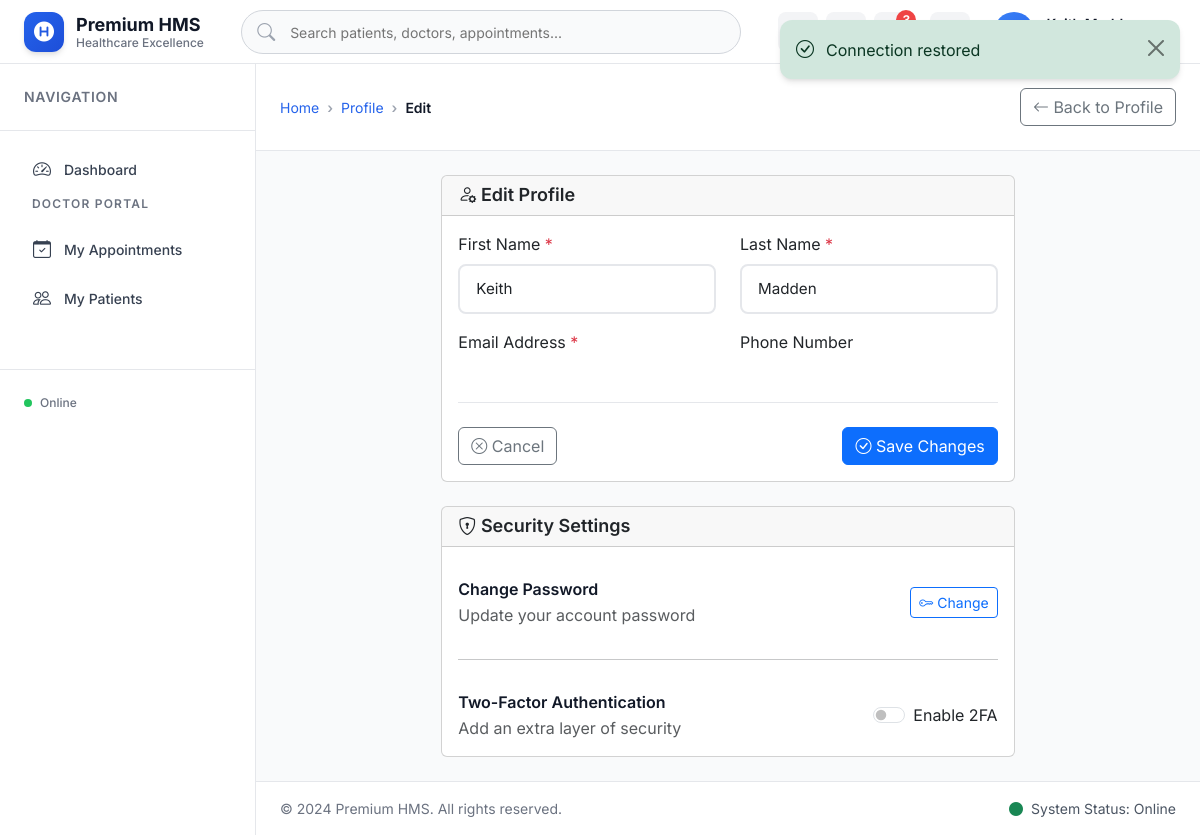
Page /profile/edit/ (signed in) on the committed database.
### core/models.py (models this page shows, shortened)
class User(AbstractBaseUser, PermissionsMixin):
    ROLES = (
        ('ADMIN', 'Admin'),
        ('DOCTOR', 'Doctor'),
        ('PATIENT', 'Patient')
    )
    email = models.EmailField(_('email address'), unique=True)
    first_name = models.CharField(_('first name'), max_length=150, blank=True)
    last_name = models.CharField(_('last name'), max_length=150, blank=True)
    role = models.CharField(max_length=7, choices=ROLES, default='PATIENT')
    phone_number = models.CharField(max_length=20, blank=True)
    birth_date = models.DateField(null=True, blank=True)
    address = models.TextField(blank=True)
    is_staff = models.BooleanField(default=False)
    is_active = models.BooleanField(default=True)
    date_joined = models.DateTimeField(auto_now_add=True)
    USERNAME_FIELD = 'email'
    REQUIRED_FIELDS = []
    objects = UserManager()
    def get_full_name(self):
        return f"{self.first_name} {self.last_name}".strip()

### core/views.py (the view, shortened to what this page needs)
# urls.py: path('profile/edit/', views.ProfileEditView.as_view(), name='profile_edit'),
class ProfileEditView(LoginRequiredMixin, UpdateView):
    model = User
    form_class = UserProfileForm
    template_name = 'core/profile_edit.html'
    success_url = reverse_lazy('core:profile')
    def get_object(self):
        return self.request.user

### core/forms.py
class UserProfileForm(forms.ModelForm):
    class Meta:
        model = User
        fields = ['first_name', 'last_name', 'phone_number', 'birth_date', 'address']
        widgets = {
            'birth_date': forms.DateInput(attrs={'type': 'date', 'class': 'form-control'}),
            'address': forms.Textarea(attrs={'rows': 3, 'class': 'form-control'}),
            'phone_number': forms.TextInput(attrs={'class': 'form-control'}),
            'first_name': forms.TextInput(attrs={'class': 'form-control'}),
            'last_name': forms.TextInput(attrs={'class': 'form-control'}),
        }

### templates/core/profile_edit.html (shortened to what this page needs)
{% extends 'base.html' %}
{% load static %}
{% block breadcrumb %}
<li class="breadcrumb-item"><a href="{% url 'core:profile' %}">Profile</a></li>
<li class="breadcrumb-item active">Edit</li>
{% endblock %}
{% block page_actions %}
<a href="{% url 'core:profile' %}" class="btn btn-outline-secondary">
    <i class="bi bi-arrow-left"></i> Back to Profile
</a>
{% endblock %}
{% block content %}
<div class="container-fluid">
    <div class="row justify-content-center">
        <div class="col-lg-8">
            <div class="card premium-card">
                <div class="card-header">
                    <h5 class="card-title mb-0">
                        <i class="bi bi-person-gear"></i> Edit Profile
                    </h5>
                </div>
                <div class="card-body">
                    <form method="post" class="premium-form">
                        <div class="row">
                            <div class="col-md-6">
                                <div class="form-group mb-3">
                                    <label for="{{ form.first_name.id_for_label }}" class="form-label">
                                        First Name <span class="text-danger">*</span>
                                    </label>
                                    {{ form.first_name }}
                                </div>
                            </div>
                            <div class="col-md-6">
                                <div class="form-group mb-3">
                                    <label for="{{ form.last_name.id_for_label }}" class="form-label">
                                        Last Name <span class="text-danger">*</span>
                                    </label>
                                    {{ form.last_name }}
                                </div>
                            </div>
                        </div>
                        <div class="row">
                            <div class="col-md-6">
                                <div class="form-group mb-3">
                                    <label for="{{ form.email.id_for_label }}" class="form-label">
                                        Email Address <span class="text-danger">*</span>
                                    </label>
                                </div>
                            </div>
                            <div class="col-md-6">
                                <div class="form-group mb-3">
                                    <label for="{{ form.phone.id_for_label }}" class="form-label">
                                        Phone Number
                                    </label>
                                </div>
                            </div>
                        </div>
                        <div class="form-actions mt-4">
                            <div class="d-flex justify-content-between">
                                <a href="{% url 'core:profile' %}" class="btn btn-outline-secondary">
                                    <i class="bi bi-x-circle"></i> Cancel
                                </a>
                                <button type="submit" class="btn btn-primary">
                                    <i class="bi bi-check-circle"></i> Save Changes
                                </button>
                            </div>
                        </div>
                    </form>
                </div>
            </div>
            <div class="card premium-card mt-4">
                <div class="card-header">
                    <h5 class="card-title mb-0">
                        <i class="bi bi-shield-lock"></i> Security Settings
                    </h5>
                </div>
                <div class="card-body">
                    <div class="security-item">
                        <div class="d-flex justify-content-between align-items-center">
                            <div>
                                <h6 class="mb-1">Change Password</h6>
                                <p class="text-muted mb-0">Update your account password</p>
                            </div>
                            <button class="btn btn-outline-primary btn-sm" onclick="changePassword()">
                                <i class="bi bi-key"></i> Change
                            </button>
                        </div>
                    </div>
                    <hr>
                    <div class="security-item">
                        <div class="d-flex justify-content-between align-items-center">
                            <div>
                                <h6 class="mb-1">Two-Factor Authentication</h6>
                                <p class="text-muted mb-0">Add an extra layer of security</p>
                            </div>
                            <div class="form-check form-switch">
                                <input class="form-check-input" type="checkbox" id="twoFactorSwitch">
                                <label class="form-check-label" for="twoFactorSwitch">
                                    Enable 2FA
                                </label>
                            </div>
                        </div>
                    </div>
                </div>
            </div>
        </div>
    </div>
</div>
{% endblock %}

### templates/base.html (shortened to what this page needs)
{% load static %}
<!DOCTYPE html>
<html lang="en" data-theme="light">
<head>
    <link href="https://cdn.jsdelivr.net/npm/bootstrap@5.3.2/dist/css/bootstrap.min.css" rel="stylesheet">
    <link rel="stylesheet" href="https://cdn.jsdelivr.net/npm/bootstrap-icons@1.11.2/font/bootstrap-icons.css">
    <link rel="stylesheet" href="https://cdnjs.cloudflare.com/ajax/libs/font-awesome/6.5.1/css/all.min.css">
    <link rel="stylesheet" href="{% static 'css/premium-core.css' %}?v=1.0">
    <link rel="stylesheet" href="{% static 'css/premium-components.css' %}?v=1.0">
    <link rel="stylesheet" href="{% static 'css/premium-animations.css' %}?v=1.0">
</head>
<body class="premium-body">
    <nav class="premium-navbar" id="mainNavbar">
        <div class="navbar-container">
            <div class="navbar-brand-section">
                <a href="{% url 'core:dashboard' %}" class="premium-brand">
                    <div class="brand-icon">
                        <i class="fas fa-hospital-symbol"></i>
                    </div>
                    <div class="brand-text">
                        <span class="brand-name">Premium HMS</span>
                        <span class="brand-tagline">Healthcare Excellence</span>
                    </div>
                </a>
            </div>
            <div class="navbar-search-section">
                <div class="premium-search">
                    <input type="text" placeholder="Search patients, doctors, appointments..." class="search-input" id="globalSearch">
                </div>
            </div>
            <div class="navbar-actions-section">
                <div class="quick-actions">
                    {% if user.is_authenticated %}
                        {% if user.role == 'ADMIN' or user.role == 'DOCTOR' %}
                        <a href="{% url 'appointments:appointment_create' %}" class="action-btn" data-bs-toggle="tooltip" title="New Appointment">
                            <i class="bi bi-calendar-plus"></i>
                        </a>
                        {% elif user.role == 'PATIENT' %}
                        <a href="{% url 'appointments:book_appointment' %}" class="action-btn" data-bs-toggle="tooltip" title="Book Appointment">
                            <i class="bi bi-calendar-plus"></i>
                        </a>
                        {% endif %}
                        <button class="action-btn emergency-btn" data-bs-toggle="modal" data-bs-target="#emergencyModal" data-bs-toggle="tooltip" title="Emergency Alert">
                            <i class="bi bi-exclamation-triangle"></i>
                        </button>
                        <button class="action-btn notification-btn" data-bs-toggle="dropdown" data-bs-toggle="tooltip" title="Notifications">
                            <i class="bi bi-bell"></i>
                            <span class="notification-badge">3</span>
                        </button>
                    {% endif %}
                </div>
                <button class="theme-toggle" id="themeToggle" data-bs-toggle="tooltip" title="Toggle Theme">
                    <i class="bi bi-sun-fill light-icon"></i>
                </button>
                <div class="user-profile-dropdown">
                    <button class="user-profile-btn" data-bs-toggle="dropdown">
                        <div class="user-avatar">
                        </div>
                        <div class="user-info">
                            <span class="user-name">{{ user.get_full_name|default:user.email }}</span>
                            <span class="user-role">{{ user.role|default:"User" }}</span>
                        </div>
                        <i class="bi bi-chevron-down dropdown-arrow"></i>
                    </button>
                </div>
            </div>
        </div>
    </nav>
    <aside class="premium-sidebar" id="premiumSidebar">
        <div class="sidebar-header">
            <h6 class="sidebar-title">Navigation</h6>
        </div>
        <nav class="sidebar-nav">
            {% if user.is_authenticated %}
                <a href="{% url 'core:dashboard' %}" class="nav-item active">
                    <div class="nav-icon">
                        <i class="bi bi-speedometer2"></i>
                    </div>
                    <span class="nav-text">Dashboard</span>
                </a>
                {% if user.role == 'DOCTOR' %}
                    <div class="nav-section">
                        <h6 class="section-title">Doctor Portal</h6>
                        <a href="{% url 'appointments:my_appointments' %}" class="nav-item">
                            <div class="nav-icon">
                                <i class="bi bi-calendar-check"></i>
                            </div>
                            <span class="nav-text">My Appointments</span>
                        </a>
                        <a href="{% url 'patients:patient_list' %}" class="nav-item">
                            <div class="nav-icon">
                                <i class="bi bi-people"></i>
                            </div>
                            <span class="nav-text">My Patients</span>
                        </a>
                    </div>
                {% endif %}
            {% endif %}
        </nav>
        <div class="sidebar-footer">
            <div class="user-status">
                <div class="status-indicator online"></div>
                <span class="status-text">Online</span>
            </div>
        </div>
    </aside>
    <main class="premium-main" id="premiumMain">
        <div class="content-header">
            <div class="breadcrumb-section">
                <nav aria-label="breadcrumb">
                    <ol class="breadcrumb premium-breadcrumb">
                        <li class="breadcrumb-item"><a href="{% url 'core:dashboard' %}">Home</a></li>
                        {% block breadcrumb %}{% endblock %}
                    </ol>
                </nav>
            </div>
            <div class="page-actions">
                {% block page_actions %}{% endblock %}
            </div>
        </div>
        <div class="content-body">
            {% block content %}{% endblock %}
        </div>
    </main>
    <footer class="premium-footer">
        <div class="footer-content">
            <div class="footer-section">
                <p>&copy; 2024 Premium HMS. All rights reserved.</p>
            </div>
            <div class="footer-section">
                <span class="footer-status">
                </span>
            </div>
        </div>
    </footer>
    <div class="notification-container" id="notificationContainer"></div>
</body>
</html>

### static/css/premium-animations.css (style rules this page uses)
.premium-main { grid-area: main; display: flex; flex-direction: column; min-height: 0; overflow: hidden; }
.content-header { display: flex; align-items: center; justify-content: space-between; padding: var(--space-6); background: white; border-bottom: 1px solid var(--gray-200); flex-shrink: 0; }
.breadcrumb-section { flex: 1; }
.premium-breadcrumb { margin: 0; background: none; padding: 0; }
.premium-breadcrumb .breadcrumb-item { font-size: var(--font-size-sm); color: var(--gray-500); }
.premium-breadcrumb .breadcrumb-item.active { color: var(--gray-900); font-weight: var(--font-weight-semibold); }
.premium-breadcrumb .breadcrumb-item + .breadcrumb-item::before { content: "›"; color: var(--gray-400); font-weight: var(--font-weight-semibold); }
.page-actions { display: flex; align-items: center; gap: var(--space-3); }
.content-body { flex: 1; padding: var(--space-6); overflow-y: auto; background: var(--gray-50); }
.premium-footer { grid-area: footer; background: white; border-top: 1px solid var(--gray-200); padding: var(--space-4) var(--space-6); }
.footer-content { display: flex; align-items: center; justify-content: space-between; max-width: var(--content-max-width); margin: 0 auto; }
.footer-section { display: flex; align-items: center; gap: var(--space-2); }
.footer-section p { margin: 0; font-size: var(--font-size-sm); color: var(--gray-500); }
.footer-status { display: flex; align-items: center; gap: var(--space-2); font-size: var(--font-size-sm); color: var(--gray-600); }
.notification-container { position: fixed; top: var(--space-6); right: var(--space-6); z-index: var(--z-50); max-width: 400px; width: 100%; }

### templates/base.html (style rules this page uses)
.action-btn { position: relative; text-decoration: none; color: inherit; }
.emergency-btn { animation: pulse-red 2s infinite; }
.notification-badge { animation: bounce 1s infinite; }
.notification-container { position: fixed; top: 20px; right: 20px; z-index: 9999; max-width: 400px; }

### templates/core/profile_edit.html (style rules this page uses)
.premium-form .form-control { border: 2px solid var(--gray-200); border-radius: 8px; padding: 0.75rem 1rem; font-size: 0.95rem; transition: all 0.3s ease; }
.form-actions { border-top: 1px solid var(--gray-200); padding-top: 1.5rem; }
.security-item { padding: 1rem 0; }
.security-item:last-child { padding-bottom: 0; }

### rows in the picture
User: get_full_name "Keith Madden", first_name "Keith", last_name "Madden"
